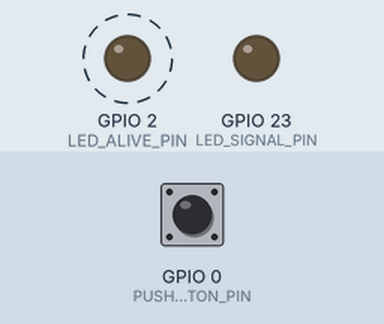
Recording of a program running on a simulated ESP32. On the bench: output pins drawn as LEDs (lit = HIGH). Dashed ring = blinking. The inputs (shaded band) are chosen by the test bench; at power-on: GPIO 0 (PUSH_BUTTON_PIN) HIGH. What the program prints to the serial monitor is not drawn.

Above: at 1.2 s.
1.3 s: GPIO 0 (PUSH_BUTTON_PIN) pulled LOW for 3.2 s
At 1.95 s:
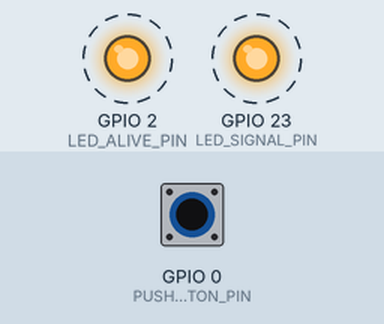
6.0 s: GPIO 0 (PUSH_BUTTON_PIN) driven LOW
At 6.7 s:
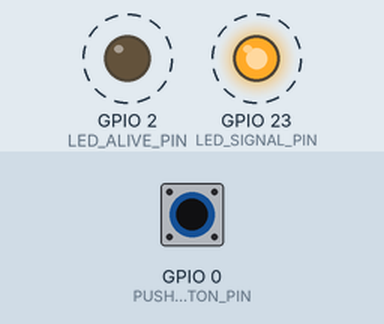
9.0 s: GPIO 0 (PUSH_BUTTON_PIN) driven HIGH
At 9.1 s:
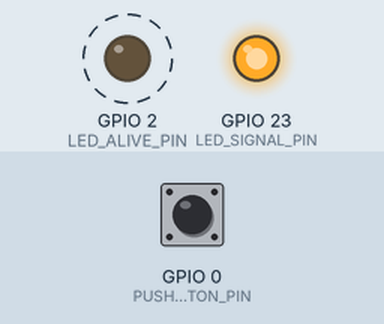
Timing chart, 0 to 18.0 s (numbered marks = the images above; inputs shaded):
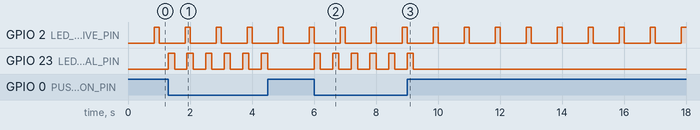

The program:

main.cpp
```cpp
#include <Arduino.h>
#include <config.h>
#include <led.h>
#include <button.h>


// Global objects
AliveLed ledAlive(LED_ALIVE_PIN, LED_ALIVE_TIME_ON, LED_ALIVE_TIME_OFF);
SignalLed ledSignal(LED_SIGNAL_PIN, LED_SIGNAL_TIME_ON, LED_SIGNAL_TIME_OFF);
//Button ledButton(PUSH_BUTTON_PIN, false);
TimedButton ledButton(PUSH_BUTTON_PIN, false, 200);


void setup()
{
    Serial.begin(BAUD_RATE);
    Serial.println("Hello world");
}


void loop()
{
    ledAlive.taskAliveLed();
    ledSignal.taskSignalLed();
    if(ledButton.pressed())
    {
        Serial.println("Button pressed");
        ledSignal.blink(3);
        ledButton.release();
    }
}
```

button.h
```cpp
#ifndef BUTTON_H
#define BUTTON_H


/**
 * @brief Simple non-blocking button object to periodically check if the a button has been pressed.
 * For a normal button, it is required to call release in order to detect a new push.
 * For a timed button, after the defined time, it can ben pressed again.
 * release() will also work with a timed button, to release before the timer has elapsed.
 */


#include <esp32-hal.h>
#include <timer.h>


class Button {

    private:

        uint8_t buttonPin;
        bool logic;
        bool buttonPressed;


    protected:

        bool buttonBlocked;


    public:
        /**
         * @brief Construct a new Button object
         *
         * @param pin The microcontroller pin where the button signal will be connected.
         * @param positiveLogic true if the voltage is Vcc/Vss when pressed (rising edge),
         *                      false if the voltage is GND when pressed (falling edge).
         */
        Button(uint8_t pin, bool positiveLogic);

        /**
         * @brief  Returns true when button is pressed. Blocks new pushes until release method is called.
         *          This method must be called periodically to detect pushes.
         *
         * @return true is the button was pressed.
         * @return false is the button has not been pressed.
         */
        bool pressed();

        /**
         * @brief Releases the button to be able to detect new pushes.
         *
         */
        void release();

};

class TimedButton : protected Button {

    private:

        uint32_t msToRelease;
        Timer buttonTimer;


    public:
        /**
         * @brief Construct a new Timed Button object
         *
         * @param pin The microcontroller pin where the button signal will be connected.
         * @param positiveLogic true if the voltage is Vcc/Vss when pressed (rising edge),
         *                      false if the voltage is GND when pressed (falling edge).
         * @param releaseTime The time in ms upon which the program will be available to detect new pushes.
         */
        TimedButton(uint8_t pin, bool positiveLogic, uint32_t releaseTime);

        /**
         * @brief Returns true when button is pressed. Blocks new pushes until release method is called.
         *          This method must be called periodically to detect pushes.
         *
         * @return true is the button was pressed.
         * @return false is the button has not been pressed.
         */
        bool pressed();

        /**
         * @brief Releases the button to be able to detect new pushes.
         *
         */
        void release();
};

#endif
```

led.h
```cpp
#ifndef LED_H
#define LED_H


/**
 * @brief Easy LED handler module for cleaner code in main application.
 * It allows to create an alive type LED and a signal type LED.
 * Alive type LED blinks permanently to indicate that the microcontroller is working.
 * Signal type LED blinks on command the specified number of times to signal an specific part of the program.
 * The hardware connection must be positive logic (the output when ON is Vcc/Vss and OFF is GND).
 */


#include <timer.h>
#include <esp32-hal-gpio.h>


class Led {

    private:

        bool aliveType, ledOn;
        uint32_t timeOn, timeOff;
        uint8_t ledPin;


    protected:

        bool blinking;
        uint8_t toBlink;

        /**
         * @brief Set the time On and Off of the LED.
         *
         * @param msOn Time on (ms).
         * @param msOff Time off (ms).
         */
        void setOnOffTimes(uint32_t msOn, uint32_t msOff, Timer * ledTimer);
        void taskLed(Timer * ledTimer);


    public:
        /**
         * @brief Base class for LED types.
         *
         * @param pin The microcontroller pin number which is connected to a the LED.
         * @param aliveType true to blink permanently (alive), false to blink on command (a signal).
         */
        Led(uint8_t pin, bool isAliveType);

};


class AliveLed : private Led {

    private:

        Timer aliveLedTimer;


    public:
        /**
         * @brief Create an alive type LED indicating how often it should turn on and for how long.
         *
         * @param timeOn The time (ms) that the LED has to be ON.
         * @param timeOff The time (ms) that the LED has to be OFF.
         * @param pin The microcontroller pin number which is connected to the LED.
         */
        AliveLed(uint8_t pin, uint32_t timeOn, uint32_t timeOff);

        /**
         * @brief The task must be periodically called in the loop.
         *
         */
        void taskAliveLed();

};


class SignalLed : private Led {

    private:

        Timer signalLedTimer;


    public:
        /**
         * @brief Create a signal type LED indicating for how long it should turn on.
         *
         * @param timeOn The time (ms) that the LED has to be ON.
         * @param timeOff The time (ms) that the LED has to be OFF before turning ON again.
         * @param pin The microcontroller pin number which is connected to the LED.
         */
        SignalLed(uint8_t pin, uint32_t timeOn, uint32_t timeOff);

        /**
         * @brief The task must be periodically called in the loop.
         *
         */
        void taskSignalLed();

        /**
         * @brief Command a signal blink (available to flash many times).
         *
         * @param blinkingTimes How many times the LED should flash.
         */
        void blink(uint8_t blinkingTimes);

};

#endif
```

timer.h
```cpp
#ifndef TIMER_H
#define TIMER_H


/**
 * @brief Simple non-blocking timer object to periodically check if the set time has elapsed.
 */


#include <esp32-hal.h>


class Timer {

    private:

        unsigned long timer = 0;


    public:
        /**
         * @brief Construct a new Timer object
         *
         */
        Timer();

        /**
         * @brief Set a timer in ms
         *
         * @param time_elapsed Time in ms to count up to.
         */
        void set(unsigned long time_elapsed);

        /**
         * @brief Call this method periodically to check if the set time has elapsed
         *
         * @return true if set time has elapsed.
         * @return false if set time has not elapsed.
         */
        bool elapsed();

};

#endif
```

button.cpp
```cpp
#include <button.h>


Button::Button(uint8_t pin, bool positiveLogic)
{
    buttonPin = pin;
    logic = positiveLogic;
    buttonPressed = false;
    buttonBlocked = false;
    if(logic)
    {
        pinMode(buttonPin, INPUT_PULLDOWN);
    }
    else
    {
        pinMode(buttonPin, INPUT_PULLUP);
    }
}

bool Button::pressed()
{
    if(!buttonBlocked)
    {
        if(digitalRead(buttonPin) == logic)
        {
            buttonPressed = true;
            if(buttonPressed)
            {
                buttonBlocked = true;
                buttonPressed = false;
                // the only time it will return true is when is this one iteration
                return buttonBlocked;
            }
        }
    }
    return buttonPressed;
}

void Button::release()
{
    buttonBlocked = false;
}

TimedButton::TimedButton(uint8_t pin, bool positiveLogic, uint32_t releaseTime) : Button(pin, positiveLogic)
{
    msToRelease = releaseTime;
    buttonTimer.set(0);
}

bool TimedButton::pressed()
{
    if(!buttonBlocked)
    {
        if(Button::pressed())
        {
            buttonBlocked = true;
            buttonTimer.set(msToRelease);
            return true;
        }
    }
    else
    {
        if(buttonTimer.elapsed())
        {
            buttonBlocked = false;
        }
    }

    return false;
}

void TimedButton::release()
{
    Button::release();
}
```

led.cpp
```cpp
#include <led.h>


Led::Led(uint8_t pin, bool isAliveType)
{
    aliveType = isAliveType;
    ledPin = pin;
    pinMode(ledPin, OUTPUT);
    toBlink = 0;
}

void Led::setOnOffTimes(uint32_t msOn, uint32_t msOff, Timer * ledTimer)
{
    timeOn = msOn;
    timeOff = msOff;
    ledOn = false;
    digitalWrite(ledPin, ledOn);
    ledTimer->set(msOff);
}

void Led::taskLed(Timer * ledTimer)
{
    if(aliveType || toBlink)
    {
        if(ledTimer->elapsed())
        {
            // switch led state
            ledOn = !ledOn;
            digitalWrite(ledPin, ledOn);
            // set new timer
            if(ledOn)
            {
                ledTimer->set(timeOn);
            }
            else
            {
                ledTimer->set(timeOff);
            }
            // manage blinking times
            if(toBlink > 0 && !ledOn)
            {
                blinking = true;
                toBlink--;
                if(toBlink == 0)
                {
                    blinking = false;
                }
            }
        }
    }
}


AliveLed::AliveLed(uint8_t pin, uint32_t timeOn, uint32_t timeOff) : Led(pin, true)
{
    Led::setOnOffTimes(timeOn, timeOff, &aliveLedTimer);
}


SignalLed::SignalLed(uint8_t pin, uint32_t timeOn, uint32_t timeOff) : Led(pin, false)
{
    Led::setOnOffTimes(timeOn, timeOff, &signalLedTimer);
}

void SignalLed::blink(uint8_t blinkingTimes)
{
    if(!Led::blinking) // blocks the blinking if it is already blinking
    {
        Led::toBlink = blinkingTimes;
    }
}

void AliveLed::taskAliveLed()
{
    Led::taskLed(&aliveLedTimer);
}

void SignalLed::taskSignalLed()
{
    Led::taskLed(&signalLedTimer);
}
```

timer.cpp
```cpp
#include "timer.h"


Timer::Timer() {} // Nothing to do in constructor

void Timer::set(unsigned long time_elapsed)
{
    timer = millis() + time_elapsed;
}

bool Timer::elapsed()
{
    bool timeElapsed = false;

    if(millis() >= timer)
    {
        timeElapsed = true;
    }

    return(timeElapsed);
}
```

config.h
```cpp
#ifndef CONFIG_H
#define CONFIG_H


// uncomment this line to adapt code for ESP32S. Leave commented for arduino uno code.
#define ESP32S

// HARDWARE
#ifndef ESP32S
    #define BAUD_RATE 9600
    #define PUSH_BUTTON_PIN 4
    #define LED_ALIVE_PIN 13
    #define LED_SIGNAL_PIN 5
#else
    #define BAUD_RATE 115200
    #define PUSH_BUTTON_PIN 0
    #define LED_ALIVE_PIN 2
    #define LED_SIGNAL_PIN 23
#endif


// LEDS
#define LED_ALIVE_TIME_ON 150
#define LED_ALIVE_TIME_OFF 850
#define LED_SIGNAL_TIME_ON 200
#define LED_SIGNAL_TIME_OFF 400

#endif
```

Measured:
- after the input at 1.3 s, GPIO 23 (LED_SIGNAL_PIN): alternates HIGH for 0.20 s and LOW for 0.40 s, 12 changes in all, then stays LOW, starting at once
- after the input at 6.0 s, GPIO 23 (LED_SIGNAL_PIN): alternates HIGH for 0.20 s and LOW for 0.40 s, starting at once
- after the input at 9.0 s, GPIO 23 (LED_SIGNAL_PIN): goes on until 9.2 s, then stays LOW
- by itself, GPIO 2 (LED_ALIVE_PIN): alternates HIGH for 0.15 s and LOW for 0.85 s
